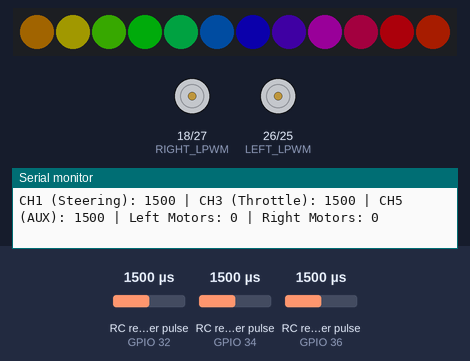
Simulated run of this sketch. Board: ESP32. Parts: 12 RGB LEDs in strip order, left to right, motor-driver pin pairs drawn as motors (green arrow = first pin HIGH = forward, orange = second pin HIGH = backward, longer = more drive), the last lines printed to the serial monitor. Wiring (inferred from the names in the program): 3 × RC receiver channel: data GPIO 32 / data GPIO 34 / data GPIO 36. Inputs (shaded band) come from the test bench; at power-on: RC receiver pulse (sensors on GPIO 32, GPIO 34, GPIO 36) 1500 µs. Dim RGB values are drawn brighter than linear.

Above: at 1.6 s.
1.7 s: RC receiver pulse (sensor on GPIO 32) set to 1020 µs
At 2.3 s:
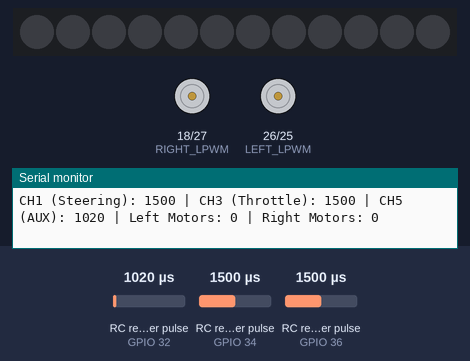
3.2 s: RC receiver pulse (sensor on GPIO 32) set to 1500 µs
At 3.37 s:
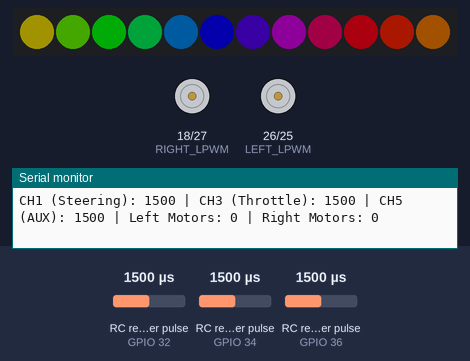
5.9 s: RC receiver pulse (sensor on GPIO 32) set to 1250 µs
At 7.1 s:
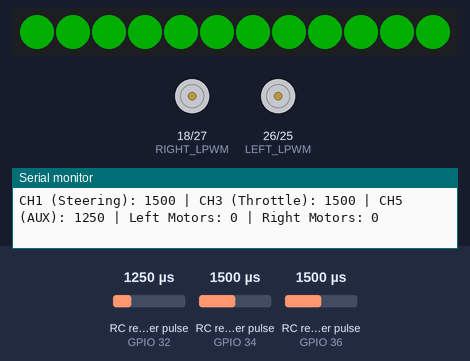
7.4 s: RC receiver pulse (sensor on GPIO 34) set to 1020 µs
At 8.7 s:
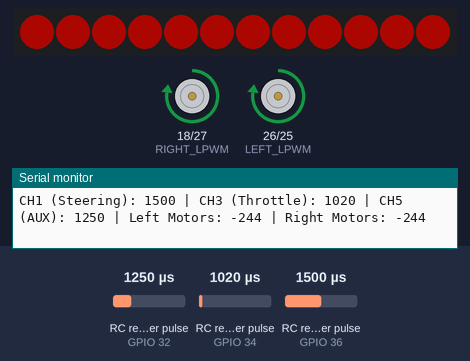
9.1 s: RC receiver pulse (sensor on GPIO 34) set to 1750 µs
At 10.6 s:
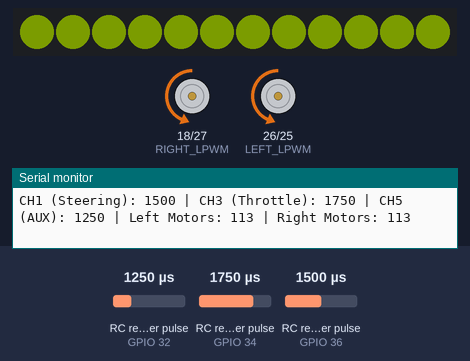
10.9 s: RC receiver pulse (sensor on GPIO 36) set to 1020 µs
At 11.7 s:
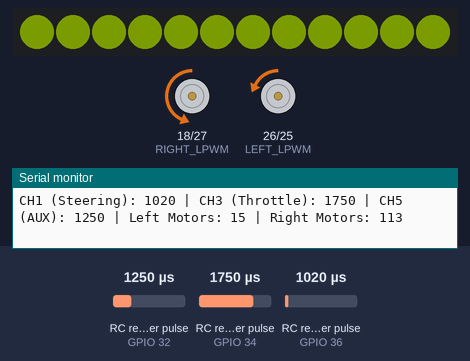
Timing chart, 0 to 13.5 s (numbered marks = the images above; inputs shaded):
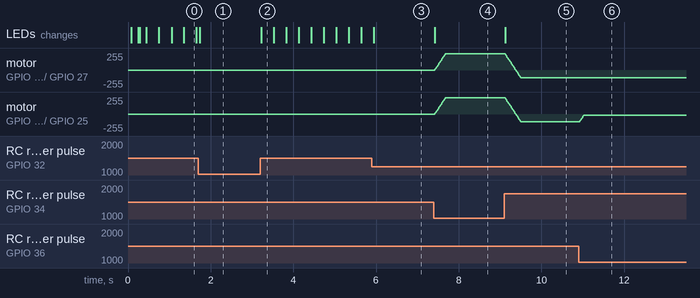

The sketch:

esp32_rc_car.ino
```cpp
#include <Arduino.h>
#include <FastLED.h>

// Pin definitions
// RC receiver pins
#define CH1_PIN 36  // Steering (connect to RC receiver CH1)
#define CH3_PIN 34  // Throttle (connect to RC receiver CH3)
#define CH5_PIN 32  // AUX1 - Mode control (optional)

// BTS7960 driver pins (2 drivers, one for left motors, one for right)
#define LEFT_RPWM 25  // Left motors forward PWM
#define LEFT_LPWM 26  // Left motors reverse PWM
#define RIGHT_RPWM 27  // Right motors forward PWM
#define RIGHT_LPWM 18  // Right motors reverse PWM

// LED strip configuration
#define LED_PIN     13
#define NUM_LEDS    12
#define LED_TYPE    WS2812
#define COLOR_ORDER GRB
CRGB leds[NUM_LEDS];

// RC signal variables
unsigned long ch1_start = 0;
unsigned long ch3_start = 0;
unsigned long ch5_start = 0;
int ch1_pwm = 1500;  // steering (neutral value)
int ch3_pwm = 1500;  // throttle (neutral value)
int ch5_pwm = 1500;  // aux channel (neutral value)
volatile bool ch1_signal_present = false;
volatile bool ch3_signal_present = false;
volatile bool ch5_signal_present = false;
unsigned long last_signal_time = 0;
const unsigned long FAILSAFE_DELAY = 500; // failsafe timeout in ms

// Motor control variables
int leftSpeed = 0;   // Range: -255 to 255
int rightSpeed = 0;  // Range: -255 to 255
int prevLeftSpeed = 0;
int prevRightSpeed = 0;
int currentDirection = 0; // 0 = stop, 1 = forward, -1 = reverse
unsigned long lastDirectionChange = 0;
#define DIRECTION_CHANGE_DELAY 300 // ms to wait before changing direction

// PWM setup
const int PWM_FREQ = 5000;
const int PWM_RESOLUTION = 8; // 8-bit resolution (0-255)
const int LEFT_MOTOR_FORWARD_CHANNEL = 0;
const int LEFT_MOTOR_REVERSE_CHANNEL = 1;
const int RIGHT_MOTOR_FORWARD_CHANNEL = 2;
const int RIGHT_MOTOR_REVERSE_CHANNEL = 3;

// RC Signal Constants
const int RC_MIN = 1000;  // minimum RC pulse width in µs
const int RC_MAX = 2000;  // maximum RC pulse width in µs
const int RC_MID = 1500;  // middle/neutral RC pulse width in µs
const int RC_DEADZONE = 50; // deadzone around mid position

// LED variables
int ledMode = 0;
unsigned long lastLedUpdate = 0;
bool failsafeActive = false;

// ISR for RC channel 1 (steering)
void IRAM_ATTR ch1_interrupt() {
  if (digitalRead(CH1_PIN) == HIGH) {
    ch1_start = micros();
  } else {
    int pulseWidth = micros() - ch1_start;
    // Validate pulse width
    if (pulseWidth >= 800 && pulseWidth <= 2200) {
      ch1_pwm = pulseWidth;
      ch1_signal_present = true;
      last_signal_time = millis();
    }
  }
}

// ISR for RC channel 3 (throttle)
void IRAM_ATTR ch3_interrupt() {
  if (digitalRead(CH3_PIN) == HIGH) {
    ch3_start = micros();
  } else {
    int pulseWidth = micros() - ch3_start;
    // Validate pulse width
    if (pulseWidth >= 800 && pulseWidth <= 2200) {
      ch3_pwm = pulseWidth;
      ch3_signal_present = true;
      last_signal_time = millis();
    }
  }
}

// ISR for RC channel 5 (aux)
void IRAM_ATTR ch5_interrupt() {
  if (digitalRead(CH5_PIN) == HIGH) {
    ch5_start = micros();
  } else {
    int pulseWidth = micros() - ch5_start;
    // Validate pulse width
    if (pulseWidth >= 800 && pulseWidth <= 2200) {
      ch5_pwm = pulseWidth;
      ch5_signal_present = true;
      last_signal_time = millis();
    }
  }
}

void setup() {
  Serial.begin(115200);

  // Configure RC receiver pins
  pinMode(CH1_PIN, INPUT);
  pinMode(CH3_PIN, INPUT);
  pinMode(CH5_PIN, INPUT);

  // Attach interrupts for RC signals
  attachInterrupt(digitalPinToInterrupt(CH1_PIN), ch1_interrupt, CHANGE);
  attachInterrupt(digitalPinToInterrupt(CH3_PIN), ch3_interrupt, CHANGE);
  attachInterrupt(digitalPinToInterrupt(CH5_PIN), ch5_interrupt, CHANGE);

  // Configure PWM for motor drivers
  ledcSetup(LEFT_MOTOR_FORWARD_CHANNEL, PWM_FREQ, PWM_RESOLUTION);
  ledcSetup(LEFT_MOTOR_REVERSE_CHANNEL, PWM_FREQ, PWM_RESOLUTION);
  ledcSetup(RIGHT_MOTOR_FORWARD_CHANNEL, PWM_FREQ, PWM_RESOLUTION);
  ledcSetup(RIGHT_MOTOR_REVERSE_CHANNEL, PWM_FREQ, PWM_RESOLUTION);

  // Attach PWM channels to GPIO pins
  ledcAttachPin(LEFT_RPWM, LEFT_MOTOR_FORWARD_CHANNEL);
  ledcAttachPin(LEFT_LPWM, LEFT_MOTOR_REVERSE_CHANNEL);
  ledcAttachPin(RIGHT_RPWM, RIGHT_MOTOR_FORWARD_CHANNEL);
  ledcAttachPin(RIGHT_LPWM, RIGHT_MOTOR_REVERSE_CHANNEL);

  // Initialize FastLED
  FastLED.addLeds<LED_TYPE, LED_PIN, COLOR_ORDER>(leds, NUM_LEDS).setCorrection(TypicalLEDStrip);
  FastLED.setBrightness(50);

  // Startup animation
  for (int i = 0; i < NUM_LEDS; i++) {
    leds[i] = CRGB::Blue;
    FastLED.show();
    delay(40);
  }
  fill_solid(leds, NUM_LEDS, CRGB::Black);
  FastLED.show();

  Serial.println("ESP32 RC Car System Initialized");
}

// Map RC value to motor speed with deadzone
int mapWithDeadzone(int value, int inMin, int inMid, int inMax, int outMin, int outMax) {
  // Apply deadzone around center
  if (abs(value - inMid) < RC_DEADZONE) {
    return 0;
  }

  if (value < inMid) {
    return map(value, inMin, inMid - RC_DEADZONE, outMin, 0);
  } else {
    return map(value, inMid + RC_DEADZONE, inMax, 0, outMax);
  }
}

// Set motor speed and direction with smooth acceleration/deceleration
void setMotorSpeed(int targetLeftSpeed, int targetRightSpeed) {
  // Constrain values
  targetLeftSpeed = constrain(targetLeftSpeed, -255, 255);
  targetRightSpeed = constrain(targetRightSpeed, -255, 255);

  // Determine current direction
  int newDirection = 0;
  if (targetLeftSpeed > 0 || targetRightSpeed > 0) newDirection = 1;      // forward
  else if (targetLeftSpeed < 0 || targetRightSpeed < 0) newDirection = -1; // reverse

  // Prevent sudden direction changes
  if (currentDirection != 0 && newDirection != 0 &&
      currentDirection != newDirection &&
      millis() - lastDirectionChange < DIRECTION_CHANGE_DELAY) {
    // Stop motors when trying to change direction too quickly
    ledcWrite(LEFT_MOTOR_FORWARD_CHANNEL, 0);
    ledcWrite(LEFT_MOTOR_REVERSE_CHANNEL, 0);
    ledcWrite(RIGHT_MOTOR_FORWARD_CHANNEL, 0);
    ledcWrite(RIGHT_MOTOR_REVERSE_CHANNEL, 0);
    return;
  }

  // If direction is changing, record the time
  if (currentDirection != newDirection) {
    lastDirectionChange = millis();
    currentDirection = newDirection;

    // Briefly stop motors before changing direction
    if (currentDirection != 0 && newDirection != 0 && currentDirection != newDirection) {
      ledcWrite(LEFT_MOTOR_FORWARD_CHANNEL, 0);
      ledcWrite(LEFT_MOTOR_REVERSE_CHANNEL, 0);
      ledcWrite(RIGHT_MOTOR_FORWARD_CHANNEL, 0);
      ledcWrite(RIGHT_MOTOR_REVERSE_CHANNEL, 0);
      delay(50); // Brief delay for motors to stop
    }
  }

  // Gradual acceleration/deceleration
  int actualLeftSpeed, actualRightSpeed;

  // Smooth changes to left motor speed
  if (targetLeftSpeed > prevLeftSpeed) {
    actualLeftSpeed = min(targetLeftSpeed, prevLeftSpeed + 10);
  } else if (targetLeftSpeed < prevLeftSpeed) {
    actualLeftSpeed = max(targetLeftSpeed, prevLeftSpeed - 10);
  } else {
    actualLeftSpeed = targetLeftSpeed;
  }

  // Smooth changes to right motor speed
  if (targetRightSpeed > prevRightSpeed) {
    actualRightSpeed = min(targetRightSpeed, prevRightSpeed + 10);
  } else if (targetRightSpeed < prevRightSpeed) {
    actualRightSpeed = max(targetRightSpeed, prevRightSpeed - 10);
  } else {
    actualRightSpeed = targetRightSpeed;
  }

  // Set left motors
  if (actualLeftSpeed >= 0) {
    ledcWrite(LEFT_MOTOR_FORWARD_CHANNEL, actualLeftSpeed);
    ledcWrite(LEFT_MOTOR_REVERSE_CHANNEL, 0);
  } else {
    ledcWrite(LEFT_MOTOR_FORWARD_CHANNEL, 0);
    ledcWrite(LEFT_MOTOR_REVERSE_CHANNEL, -actualLeftSpeed);
  }

  // Set right motors
  if (actualRightSpeed >= 0) {
    ledcWrite(RIGHT_MOTOR_FORWARD_CHANNEL, actualRightSpeed);
    ledcWrite(RIGHT_MOTOR_REVERSE_CHANNEL, 0);
  } else {
    ledcWrite(RIGHT_MOTOR_FORWARD_CHANNEL, 0);
    ledcWrite(RIGHT_MOTOR_REVERSE_CHANNEL, -actualRightSpeed);
  }

  // Save current speeds for next iteration
  prevLeftSpeed = actualLeftSpeed;
  prevRightSpeed = actualRightSpeed;
}

// Update LED effects based on current mode and vehicle state
void updateLEDs() {
  // Handle failsafe state
  if (failsafeActive) {
    static boolean ledState = false;
    static unsigned long lastBlinkTime = 0;

    if (millis() - lastBlinkTime > 150) {
      lastBlinkTime = millis();
      ledState = !ledState;

      fill_solid(leds, NUM_LEDS, ledState ? CRGB::Red : CRGB::Black);
      FastLED.show();
    }
    return;
  }

  // Determine LED mode based on AUX channel
  ledMode = map(constrain(ch5_pwm, RC_MIN, RC_MAX), RC_MIN, RC_MAX, 0, 4);

  switch (ledMode) {
    case 0: // All off
      fill_solid(leds, NUM_LEDS, CRGB::Black);
      break;

    case 1: // Speed indicator - color based on throttle
      {
        int speed = max(abs(leftSpeed), abs(rightSpeed));
        CRGB color = CRGB(speed, 255-speed, 0); // Red to Green based on speed
        fill_solid(leds, NUM_LEDS, color);
      }
      break;

    case 2: // Rainbow effect
      {
        static uint8_t startIndex = 0;
        if (millis() - lastLedUpdate > 20) {
          lastLedUpdate = millis();
          startIndex = startIndex + 1;
          fill_rainbow(leds, NUM_LEDS, startIndex, 255 / NUM_LEDS);
        }
      }
      break;

    case 3: // Direction indicators
      {
        fill_solid(leds, NUM_LEDS, CRGB::Black);
        if (ch3_pwm > RC_MID + RC_DEADZONE) {
          // Forward - Blue front LEDs
          leds[0] = CRGB::Blue;
          leds[1] = CRGB::Blue;
          leds[11] = CRGB::Blue;
        } else if (ch3_pwm < RC_MID - RC_DEADZONE) {
          // Reverse - Red back LEDs
          leds[5] = CRGB::Red;
          leds[6] = CRGB::Red;
        }

        if (ch1_pwm > RC_MID + RC_DEADZONE) {
          // Right turn - Yellow right LEDs
          leds[2] = CRGB::Yellow;
          leds[3] = CRGB::Yellow;
        } else if (ch1_pwm < RC_MID - RC_DEADZONE) {
          // Left turn - Yellow left LEDs
          leds[9] = CRGB::Yellow;
          leds[10] = CRGB::Yellow;
        }
      }
      break;

    case 4: // Chase effect
      {
        static uint8_t pos = 0;
        if (millis() - lastLedUpdate > 50) {
          lastLedUpdate = millis();
          for (int i = 0; i < NUM_LEDS; i++) {
            leds[i] = CRGB::Black;
          }
          leds[pos] = CRGB::Purple;
          pos = (pos + 1) % NUM_LEDS;
        }
      }
      break;
  }

  FastLED.show();
}

void loop() {
  // Check if signal is present (failsafe)
  if (millis() - last_signal_time > FAILSAFE_DELAY) {
    // Signal lost - activate failsafe
    setMotorSpeed(0, 0);
    failsafeActive = true;
    Serial.println("Failsafe activated - stopping motors");
    updateLEDs();
    delay(50);
    return;
  } else {
    failsafeActive = false;
  }

  // Validate RC signals
  ch1_pwm = constrain(ch1_pwm, RC_MIN, RC_MAX);
  ch3_pwm = constrain(ch3_pwm, RC_MIN, RC_MAX);

  // Calculate base throttle (-255 to 255)
  int throttle = mapWithDeadzone(ch3_pwm, RC_MIN, RC_MID, RC_MAX, -255, 255);

  // Calculate steering (-100% to 100%)
  float steering = map(ch1_pwm, RC_MIN, RC_MAX, -100, 100) / 100.0;

  // Apply enhanced differential steering logic
  if (throttle > 0) { // Moving forward
    if (steering > 0) { // Turning right
      leftSpeed = throttle;
      rightSpeed = throttle * (1 - abs(steering) * 0.9); // Slightly stronger turning effect
    } else { // Turning left
      leftSpeed = throttle * (1 - abs(steering) * 0.9);
      rightSpeed = throttle;
    }
  } else if (throttle < 0) { // Moving in reverse
    if (steering > 0) { // Turning right
      leftSpeed = throttle;
      rightSpeed = throttle * (1 - abs(steering) * 0.9);
    } else { // Turning left
      leftSpeed = throttle * (1 - abs(steering) * 0.9);
      rightSpeed = throttle;
    }
  } else { // No throttle input
    // Spin in place if only steering is provided with enough force
    if (abs(steering) > 0.3) {
      leftSpeed = 150 * steering;
      rightSpeed = -150 * steering;
    } else {
      leftSpeed = 0;
      rightSpeed = 0;
    }
  }

  // Apply motor speeds with smooth acceleration/deceleration
  setMotorSpeed(leftSpeed, rightSpeed);

  // Update LEDs based on vehicle state
  updateLEDs();

  // Debug output (every 250ms)
  static unsigned long lastPrint = 0;
  if (millis() - lastPrint > 250) {
    Serial.print("CH1 (Steering): ");
    Serial.print(ch1_pwm);
    Serial.print(" | CH3 (Throttle): ");
    Serial.print(ch3_pwm);
    Serial.print(" | CH5 (AUX): ");
    Serial.print(ch5_pwm);
    Serial.print(" | Left Motors: ");
    Serial.print(leftSpeed);
    Serial.print(" | Right Motors: ");
    Serial.println(rightSpeed);

    lastPrint = millis();
  }

  delay(10); // Small delay for stability
}
```

Measured:
- after the input at 1.7 s, the LEDs: change at once (image 1)
- after the input at 3.2 s, the LEDs: change at once (image 2)
- after the input at 5.9 s, the LEDs: change at once (image 3)
- after the input at 7.4 s, motor on GPIO 18 (RIGHT_LPWM) / GPIO 27 (RIGHT_RPWM), motor on GPIO 26 (LEFT_LPWM) / GPIO 25 (LEFT_RPWM): moves from stopped to forward 243/255 over 0.26 s, starting at once; the LEDs: change at once (image 4)
- after the input at 9.1 s, motor on GPIO 18 (RIGHT_LPWM) / GPIO 27 (RIGHT_RPWM), motor on GPIO 26 (LEFT_LPWM) / GPIO 25 (LEFT_RPWM): moves from forward 243/255 to backward 113/255 over 0.37 s, starting at once; the LEDs: change at once (image 5)
- after the input at 10.9 s, motor on GPIO 26 (LEFT_LPWM) / GPIO 25 (LEFT_RPWM): moves from backward 113/255 to backward 15/255 over 0.09 s, starting at once
